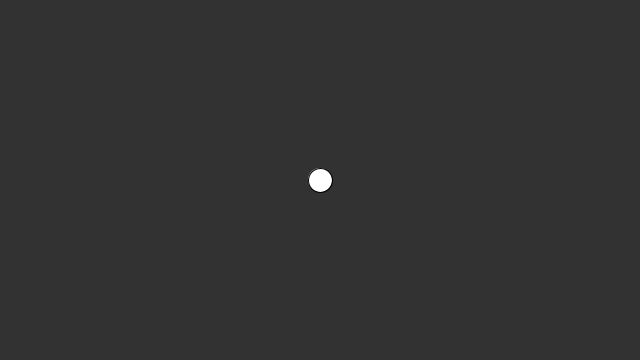
Frame 1 (no input)
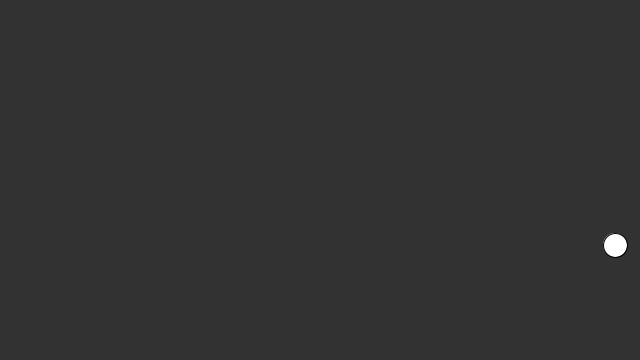
Frame 60 (the mouse pressed at the canvas centre just before this capture)
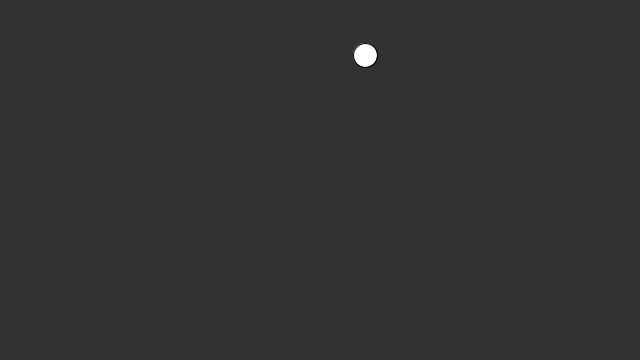
Frame 120 (the mouse held since frame 60 and released just before this capture)

The Processing sketch that drew these frames (run headless with seeded random() and noise(); from frame 60 on, the mouse is pressed at the canvas centre):

// Processing sketch: BouncingBall
// ── BouncingBall.pde
int xStep = 5;
int yStep = 5;
int xPos;
int yPos;

void setup() {
  size(640, 360);
  xPos = width/2;
  yPos = height/2;
}

void draw() {
  background(50);

  if (xPos <= 0 || xPos >= width)
    xStep *= -1;

  if (yPos <= 0 || yPos >= height)
    yStep *= -1;

  fill(255);
  ellipse(xPos, yPos, 24, 24);

  xPos += xStep;
  yPos += yStep;
}
